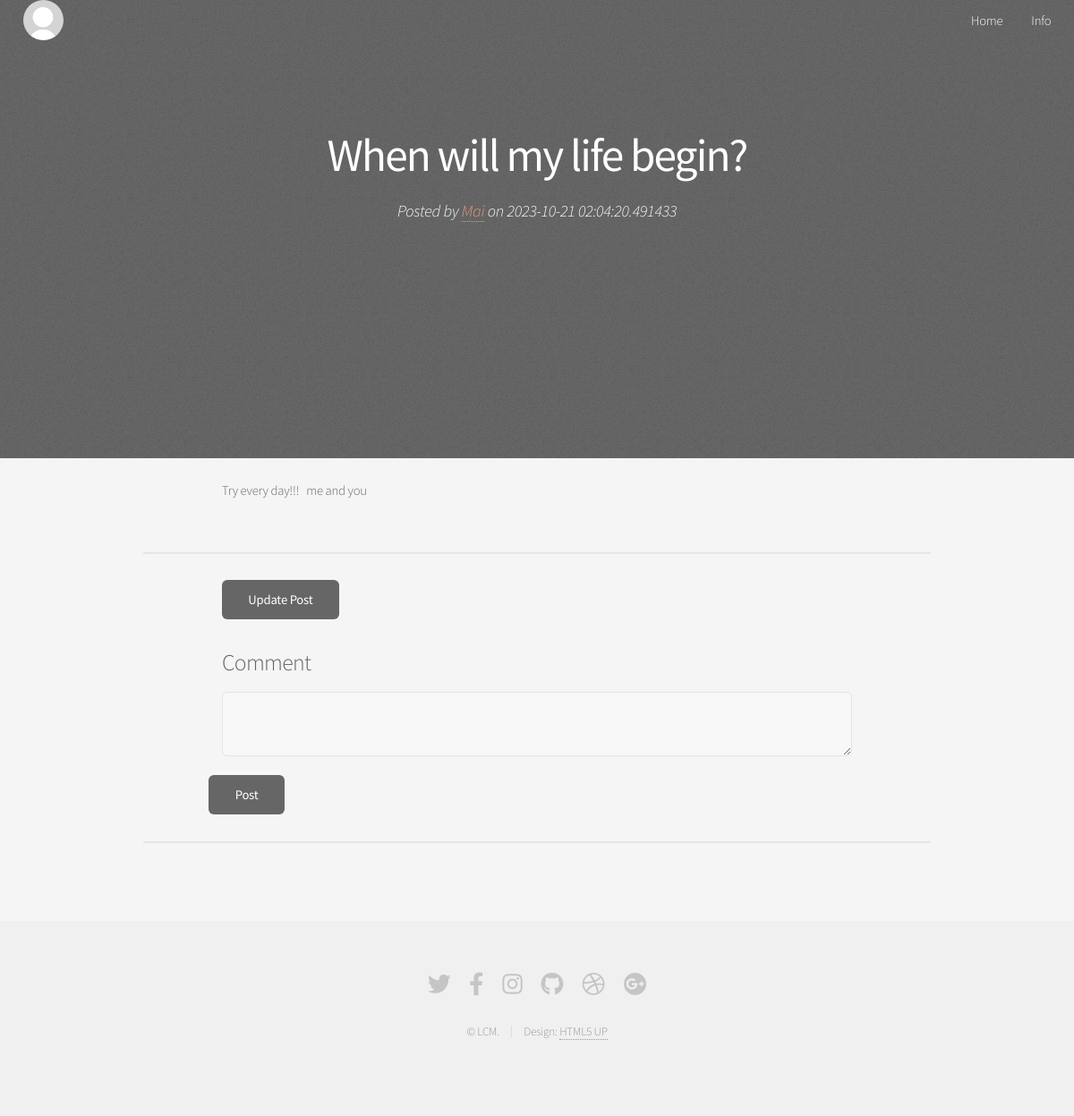
/post/4 (signed in), run on an earlier commit of the app's database.
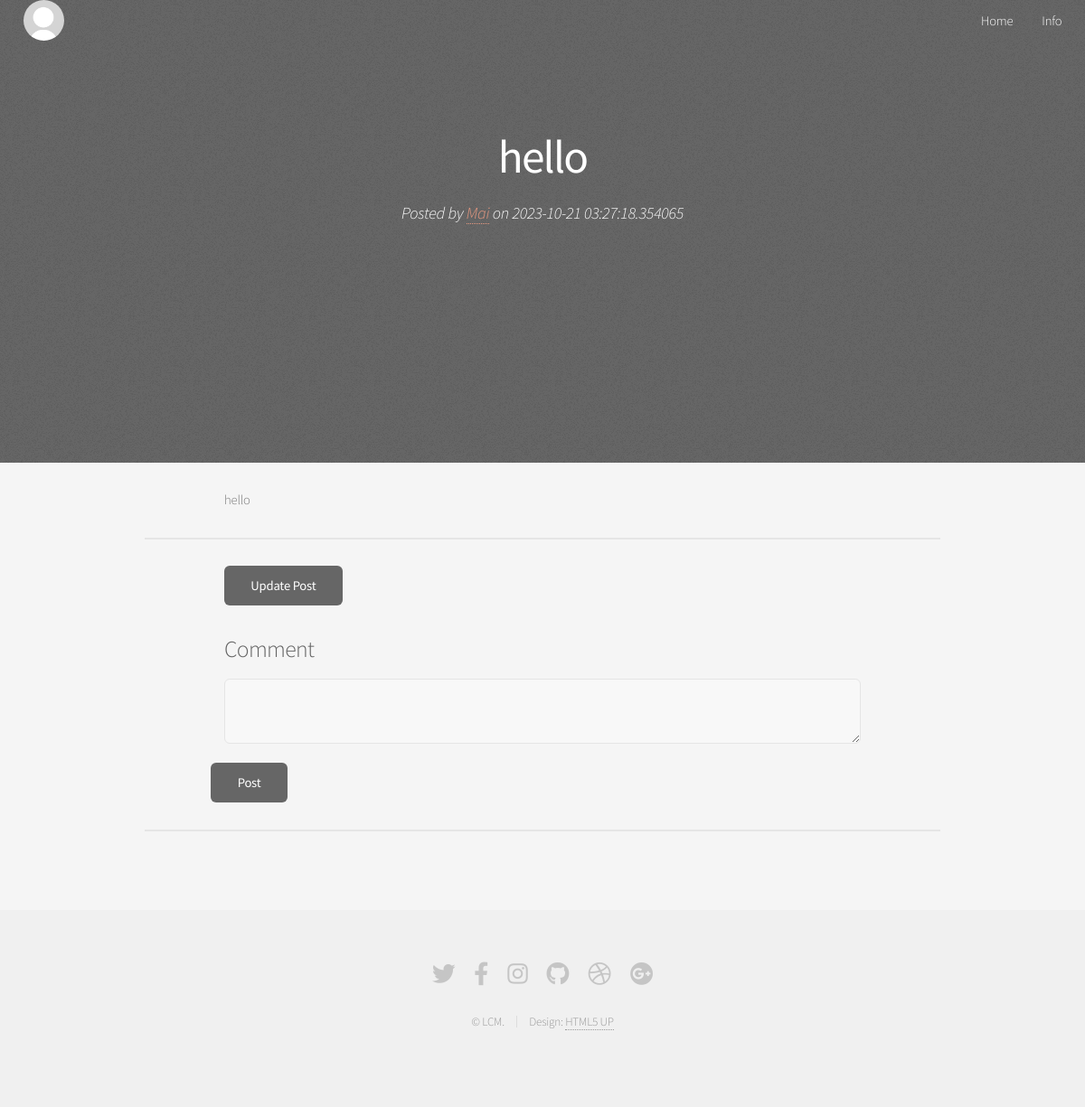
And on a later commit of the database.
### blog/model.py (models this page shows, shortened)
class Post(db.Model):
    id = db.Column(db.Integer, primary_key=True)
    title = db.Column(db.String(100), nullable=False)
    content = db.Column(db.Text, nullable=False)
    date = db.Column(db.DateTime, nullable=False, default=datetime.utcnow)
    image_cover = db.Column(db.String(20), default="..\static\default_image_cover.jpg")
    post_rela = db.relationship('State', backref=db.backref('post', lazy=True))

### blog/route.py (the view)
@app.route('/post/<int:post_id>', methods=['GET', 'POST'])
@login_required
def post(post_id):
    post = Post.query.filter_by(id=post_id).first()
    author_state = State.query.filter_by(is_author=True, post_id=post.id).first()
    author = User.query.filter_by(id=author_state.user_id).first() # a user
    commenter_state = State.query.filter_by(is_author=False, post_id=post.id)
    commenter = [] # a list of users
    for state in commenter_state:
        commenter += User.query.filter_by(id=state.user_id).all()
    if current_user.id == author_state.user_id: is_authen=True
    else: is_authen=False
    form = CommentForm()
    if form.validate_on_submit():
        state = State(is_author=False, user_id=current_user.id,
                      post_id=post.id, comment=form.content.data)
        db.session.add(state)
        db.session.commit()
    return render_template('post.html', form=form, author=author, post=post,
                           commenter=commenter[::-1], commenter_state=commenter_state[::-1], is_authen=is_authen)

### blog/form.py
class CommentForm(FlaskForm):
    content = TextAreaField('Content', validators=[DataRequired()])
    submit = SubmitField('Post')

### blog/model.py (called while the page is built)
@login_manager.user_loader
def load_user(user_id):
     return User.query.get(int(user_id))

### blog/templates/post.html (shortened to what this page needs)
<!DOCTYPE HTML>
<html>
	<head>
		<link rel="stylesheet" href="../static/assets/css/main.css" />
	</head>
	<body class="landing is-preload">
		<div id="page-wrapper">
				<header id="header" class="alt">
					<nav style="left: 0.75em; right: auto;">
						<ul>
							<li>
								<a><img src="{{ current_user.avatar }}" class="avatar"></a>
							</li>
						</ul>
					</nav>
					<nav id="nav">
						<ul>
							<li><a href="{{ url_for('home') }}">Home</a></li>
							{% if current_user.is_authenticated %}
							<li><a href="{{ url_for('account') }}" class="icon solid">Info</a></li>
							{% else %}
							<li><a href="{{ url_for('logout') }}" class="button">Log Out</a></li>
							{% endif %}
						</ul>
					</nav>
				</header>
				<section id="banner" style="background-image: url('../static/assets/css/images/overlay.png'),url('{{ post.image_cover }}');">
					<h2><b style="color: white;">{{ post.title }}</b></h2>
                    <p>
                      <i>Posted by
                      <a href="#">{{ author.username }}</a> on {{ post.date }}
                      </i>
                    </p>
				</section>
				<section id="main" class="container">
					<div style="margin: 20% 10% 0% 10%">
					  <p>
						  {{ post.content | safe }}
					  </p>
					</div>
					<hr>
					{% if is_authen %}
                    <div class="col-12" style="margin: 0 0 0 10%">
                    <ul class="actions">
                        <li><a href="{{ url_for('update_post', post_id=post.id) }}" class="button special">Update Post</a></li>
                    </ul>
                    </div>
					{% endif %}
					{% if current_user.is_authenticated %}
					<div style="margin: 0% 10% 0% 10%">
						<h3>Comment</h3>
						<form method="post" action="{{ url_for('post', post_id=post.id) }}">
							<div class="row gtr-uniform gtr-50">
								<div class="col-12 col-12-mobilep">
									{{ form.content }}
								</div>
							</div>
							 <div class="col-12" style="margin: 3% 0;">
								<ul class="actions">
									{{ form.submit }}
								</ul>
							</div>
						</form>
					</div>
					<hr>
					{% endif %}
				</section>
				<footer id="footer">
					<ul class="icons">
						<li><a href="#" class="icon brands fa-twitter"><span class="label">Twitter</span></a></li>
						<li><a href="#" class="icon brands fa-facebook-f"><span class="label">Facebook</span></a></li>
						<li><a href="#" class="icon brands fa-instagram"><span class="label">Instagram</span></a></li>
						<li><a href="#" class="icon brands fa-github"><span class="label">Github</span></a></li>
						<li><a href="#" class="icon brands fa-dribbble"><span class="label">Dribbble</span></a></li>
						<li><a href="#" class="icon brands fa-google-plus"><span class="label">Google+</span></a></li>
					</ul>
					<ul class="copyright">
						<li>&copy; LCM.</li><li>Design: <a href="http://html5up.net">HTML5 UP</a></li>
					</ul>
				</footer>
		</div>
	</body>
</html>

What changed in the data, as far as the page shows it:
changed Post: title "When will my life begin?" → "hello"; date "2023-10-21 02:04:20.491433" → "2023-10-21 03:27:18.354065"; content "Try every day!!! me and you" → "hello"
